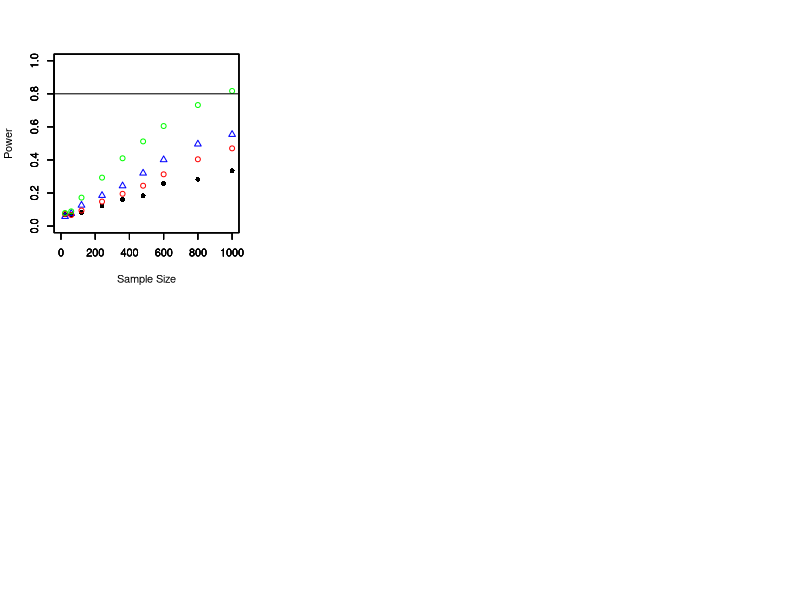

This figure's R source:
#May 31, 2017
#Extreme Groups Simulation
  library(MASS)
  library(parallel)
  library(ggplot2)
  
  par(mfrow=c(2,3))
  
  c=0.05
  sigma<-matrix(c(1,c,c,1), nrow=2) #covariance matrix
  size <- c(24,60,120,240,360,480,600,800,1000) #Sample sizes for each "study"
  qsize <- 2*size #bottom+top quartiles still equal same N as no-split
  tsize  <- (3/2)*size
  dsize <- 5*size
  sample <- function(g){
    data=as.data.frame(mvrnorm(g, mu=c(0,10), Sigma=sigma, empirical=F))
    colnames(data) <- c("X", "Y") 
    p <- summary(lm(Y~X, data=data))$coefficient[2,4]
    return(p)
  }

#Run sample() 1000x for each size
  results<- t(do.call(cbind, mclapply(1:1000, function(x) do.call(rbind, lapply(size, function(x) sample(x))), mc.cores = 4, mc.cleanup = TRUE))) #df of 1000 pvalues, columns=diff samples sizes

#Calculate Power
    prop <- function(x){
      pr <- length(x[x<0.05])/1000 #1000--> number of rows
      return(pr)
    }
    power <- apply(results, 2, prop)
    power



#Quartile splits
  Qsample <- function(g){
    data=as.data.frame(mvrnorm(g, mu=c(0,10), Sigma=sigma, empirical=F))
    colnames(data) <- c("X", "Y") 
    quant <- data[data$X <= quantile(data$X, 0.25)| data$X>= quantile(data$X, 0.75), ]
    p <- summary(lm(Y~X, data=quant))$coefficient[2,4]
    return(p)
  }

  Qresults<- t(do.call(cbind, mclapply(1:1000, function(x) do.call(rbind, lapply(qsize, function(x) Qsample(x))), mc.cores = 4, mc.cleanup = TRUE)))
  
  Qpwr <- apply(Qresults, 2, prop)
  Qpwr
  
  
#Tertile splits
  Tsample <- function(g){
    data=as.data.frame(mvrnorm(g, mu=c(0,10), Sigma=sigma, empirical=F))
    colnames(data) <- c("X", "Y") 
    quant <- data[data$X <= quantile(data$X, 1/3)| data$X>= quantile(data$X, 2/3), ]
    p <- summary(lm(Y~X, data=quant))$coefficient[2,4]
    return(p)
  }
  
  Tresults<- t(do.call(cbind, mclapply(1:1000, function(x) do.call(rbind, lapply(tsize, function(x) Tsample(x))), mc.cores = 4, mc.cleanup = TRUE)))
  
  Tpwr <- apply(Tresults, 2, prop)
  Tpwr
  
  
#Decile splits
  Dsample <- function(g){
    data=as.data.frame(mvrnorm(g, mu=c(0,10), Sigma=sigma, empirical=F))
    colnames(data) <- c("X", "Y") 
    quant <- data[data$X <= quantile(data$X, .1)| data$X>= quantile(data$X, .9), ]
    p <- summary(lm(Y~X, data=quant))$coefficient[2,4]
    return(p)
  }
  
  Dresults<- t(do.call(cbind, mclapply(1:1000, function(x) do.call(rbind, lapply(dsize, function(x) Dsample(x))), mc.cores = 4, mc.cleanup = TRUE)))
  
  Dpwr <- apply(Dresults, 2, prop)
  Dpwr
  
#Plots
  plot(power~size, ylim=c(0.0,1.0), ylab="Power", xlab="Sample Size", xlim=c(0,1000), pch=16) #no split
  par(new=TRUE)
  plot(Qpwr~size, ylim=c(0.0,1.0), xlim=c(0,1000), ylab="", xlab="", col="blue", pch=24) #quartile split
  par(new=TRUE)
  plot(Tpwr~size, ylim=c(0.0,1.0), xlim=c(0,1000), ylab="", xlab="", col="red") #tertile split
  par(new=TRUE)
  plot(Dpwr~size, ylim=c(0.0,1.0), xlim=c(0,1000), ylab="", xlab="", col="green") #decile split
  par(new=TRUE)
  abline(h = 0.80)
  par(new=FALSE)
  
  
  
#1) to reach 80% power. what are the different samples sizes you would need in both cases. the "traditional" way

#2) with this sample size, what's the difference in power?
  #- 15, 15
  #- more relevant to the Karen Parker paper
  

  